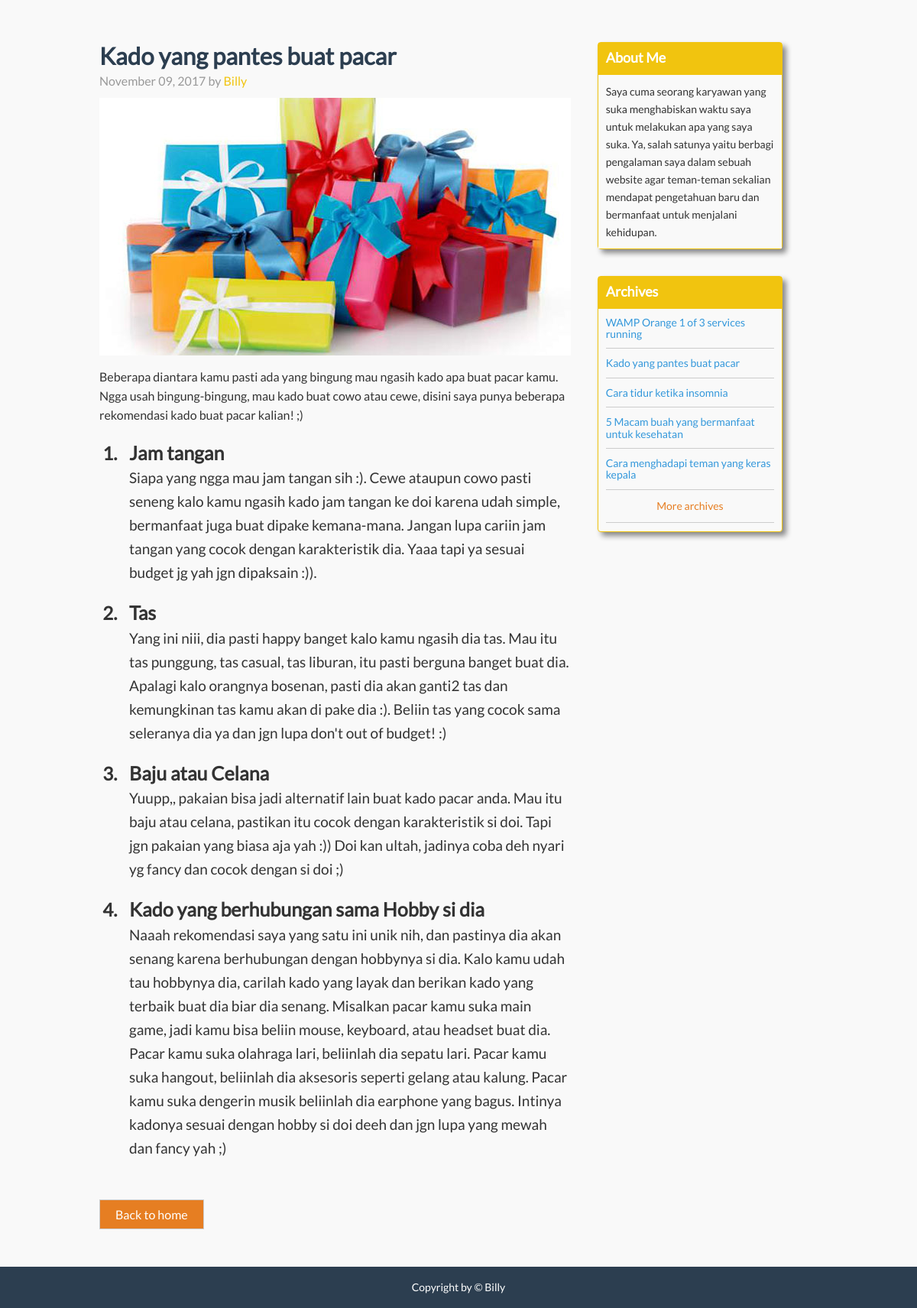
The app's page /kado-yang-pantes-buat-pacar with its own data.
### tables this page shows
CREATE TABLE IF NOT EXISTS `tutorial` (
  `id` int(5) NOT NULL AUTO_INCREMENT,
  `title` varchar(200) NOT NULL,
  `meta_description` varchar(500) NOT NULL,
  `meta_keywords` varchar(235) NOT NULL,
  `teaser` varchar(400) NOT NULL,
  `link` varchar(200) NOT NULL,
  `content` varchar(9999) NOT NULL,
  `created_at` date DEFAULT NULL,
  PRIMARY KEY (`id`),
  KEY `INDEX` (`id`)
);

### application/controllers/Home.php (called while the page is built, shortened)
<?php
class Home extends CI_Controller {
	public $chocho = '';
	public $chacha = '';
	public $chichi = '';
	public $robot = '';
	public function metaGenerator($boom){
		$this->chocho = ucfirst(str_replace("-"," ",$this->uri->segment(1)));
	    $this->chacha = "";
	    $this->chichi = "";
		$this->datas = $this->main_model->selectedPage($boom);
		$this->robot = "index, follow";
		if($this->uri->segment(1) == ''){
			$this->chocho = "Artikel bermanfaat / tips berguna untuk kehidupan sehari-hari";
		    $this->chacha = "artikel bermanfaat, artikel berguna, how to, tutorial, tips dan trik";
		    $this->chichi = "Website ini membahas semua artikel bermanfaat atau berbagai macam tips yang berguna untuk membantu memperlancar masalah kehidupan sehari-hari";
		}else if($this->uri->segment(1) == 'updpage' || $this->uri->segment(1) == 'addpage' || $this->uri->segment(1) == 'sakamento'){
			$this->chocho = "";
		    $this->robot = "noindex, nofollow";
		}else if($this->uri->segment(1) == 'list_archives'){
			$this->chocho = "List article tutorialhowtocara";
			$this->chacha = "list article tutorialhowtocara, list archive tutorialhowtocara, archives tutorialhowtocara";
			$this->chichi = "List archives or collection articles of tutorialhowtocara";
		}else{
			if(isset($this->datas['meta_keywords'])){
				$this->chocho = $this->datas['title'];
			    $this->chacha = $this->datas['meta_keywords'];
			    $this->chichi = $this->datas['meta_description'];
			}
		}
	}
	public function other($par){
		$data['full_data'] = $this->main_model->full_data();
		$data['archives'] = $this->main_model->half_archive();
		$data['datas'] = $this->main_model->selectedPage($par);
		$this->metaGenerator($par);
		$data['chocho'] = $this->chocho;
		$data['chacha'] = $this->chacha;
		$data['chichi'] = $this->chichi;
		$data['robot'] = $this->robot;
		if($par=='sakamento'){
			$data['content_page'] = $this->load->view('pages/sakamento',$data,TRUE);
		}else if($par == 'list_archives'){
			$data['content_page'] = $this->load->view('pages/list_archives',$data,TRUE);
		}else if($data['datas']==TRUE){
			$data['content_page'] = $this->load->view('pages/other_pages',$data,TRUE);
		}else{
			$data['content_page'] = $this->load->view('pages/page_not_found',$data,TRUE);
		}
		$this->load->view('index',$data);
	}
}

### index.php (called while the page is built, shortened)
<?php
require_once BASEPATH.'core/CodeIgniter.php';

### application/models/Main_model.php (called while the page is built, shortened)
<?php  if ( ! defined('BASEPATH')) exit('No direct script access allowed');
 class Main_model extends CI_Model {
  public function full_data() {
	$this->db->select('*');
	$this->db->from('tutorial');
	$this->db->order_by('id','desc');
	$query=$this->db->get();
  	return $query->result_array();
  }
  public function half_archive() {
	$this->db->select('*');
	$this->db->from('tutorial');
	$this->db->order_by('id','desc');
	$this->db->limit(5,0);
	$query=$this->db->get();
  	return $query->result_array();
  }
  public function selectedPage($link){
	$this->db->select('*');
	$this->db->from('tutorial');
  	$this->db->where('link', $link);
  	$query=$this->db->get();
  	return $query->row_array();
  }
}
?>

### application/views/index.php (the view, shortened to what this page needs)
<!DOCTYPE html>
<html lang="en">
  <link rel="stylesheet" type="text/css" href="<?php echo base_url();?>assets/css/bootstrap.min.css">
  <link rel="stylesheet" type="text/css" href="<?php echo base_url();?>assets/css/bootstrap-datetimepicker.min.css">
  <link rel="stylesheet" type="text/css" href="<?php echo base_url();?>assets/css/style.css">
  </head>
  <body>
    <div class="overlay_wrap">
    <div class="container">
      <div class="row rowa">
        <div class="col-sm-8 blog-main">
        <?php echo $content_page;?>
          <?php
          if($this->uri->segment(1)!=''){
          ?>
              <ol class="list-backhome">
                <li><a href="<?php echo base_url();?>">Back to home</a></li>
            </ol>
          <?php
          }
          ?>
        </div>
        <div class="col-sm-3 col-sm-offset-1 blog-sidebar">
          <div class="sidebar-module sidebar-module-inset">
            <h4 class="about_me">About Me</h4>
            <p>Saya cuma seorang karyawan yang suka menghabiskan waktu saya untuk melakukan apa yang saya suka. Ya, salah satunya yaitu berbagi pengalaman saya dalam sebuah website agar teman-teman sekalian mendapat pengetahuan baru dan bermanfaat untuk menjalani kehidupan.</p>
          </div>
          <div class="sidebar-module">
            <h4 class="archives">Archives</h4>
              <ol class="list-unstyled">
                <?php
                foreach($archives as $jaja){
                    if($this->uri->segment(1)==''){
                ?>
                    <li><a href="<?php echo $jaja['link'];?>"><h5><?php echo $jaja['title'];?></h5></li>
                <?php
                    }else{
                ?>
                    <li><a href="<?php echo $jaja['link'];?>"><h2><?php echo $jaja['title'];?></h2></li>
                <?php
                    }
                }
                ?>
                <li class="more_arch"><a href="list_archives">More archives</a></li>
              </ol>
          </div>
        </div>
      </div>
    </div>
    <footer>
      <p>Copyright by &#169; Billy</p>
    </footer>
    </div>
  </body>
</html>

### application/views/pages/other_pages.php
<?php
	$exp = explode("-",$datas['created_at']);
	if($exp[1]=='01'){
		$bln = 'Januari';
	}else if($exp[1]=='02'){
		$bln = 'Februari';
	}else if($exp[1]=='03'){
		$bln = 'Maret';
	}else if($exp[1]=='04'){
		$bln = 'April';
	}else if($exp[1]=='05'){
		$bln = 'Mei';
	}else if($exp[1]=='06'){
		$bln = 'Juni';
	}else if($exp[1]=='07'){
		$bln = 'Juli';
	}else if($exp[1]=='08'){
		$bln = 'Agustus';
	}else if($exp[1]=='09'){
		$bln = 'September';
	}else if($exp[1]=='10'){
		$bln = 'Oktober';
	}else if($exp[1]=='11'){
		$bln = 'November';
	}else if($exp[1]=='12'){
		$bln = 'Desember';
	}
	$datey = $bln." ".$exp[2].", ".$exp[0];
?>
	<div class="blog-post other_page" id="post_01">
		<h1><?php echo $datas['title'];?></h1>
		<p class="blog-post-meta"><?php echo $datey;?> by <a href="#">Billy</a></p>
	 	<img class="img_blog" src="<?php echo base_url()."assets/images/".$datas['id'];?>.jpg" width="100%" alt="<?php echo $datas['title'];?>" />
	 	<p class="parag"><?php echo $datas['teaser'];?></p>
		<?php echo $datas['content'];?>
	</div>

### assets/css/style.css (style rules this page uses)
h1, .h1, h2, .h2, h3, .h3, h4, .h4, h5, .h5, h6, .h6 { margin-top: 0; font-family: "Lato"; font-weight: normal; color: #333; }
@media (min-width: 1200px) { .container { width: 970px; } }
.blog-main { font-size: 16px; line-height: 1.5; }
.sidebar-module { margin: 0 -15px 35px; border-radius: 4px; border:solid 1px #f1c40f; background:#f9f9f9; box-shadow: 5px 5px 7px #888888; }
.sidebar-module-inset p:last-child, .sidebar-module-inset ul:last-child, .sidebar-module-inset ol:last-child { margin-bottom: 0; }
.sidebar-module > p { background: #f9f9f9; color:#333; padding: 0 10px 10px 10px; line-height: 23px; }
.blog-post { margin-bottom: 60px; }
.blog-post-meta { margin-top:1px; margin-bottom: 0; color: #999; }
.blog-post-meta a { color:#f1c40f; }
body { font-family: "Lato"; background: #f9f9f9; }
h1 { font-size: 38px; text-align: center; color: #333; font-weight: bold; }
.other_page h1 { font-size: 31px; color: #2c3e50; padding: 0 0 0 0; margin: 0 20px 2px 0; text-align: left; line-height: 37px; }
.overlay_wrap { width:100%; padding:0 0 100px 0; }
ul.list_1, ul.list_2 { list-style-type: decimal; margin:0; padding:0; font-size:24px; padding-left: 28px; color:#c1c1bf; }
footer { padding:17px 0; background:#2c3e50; position: fixed; bottom:0; width: 100%; }
footer p { text-align: center; color:#fff; margin-bottom:0; }
.list-unstyled { padding: 0 10px 0 10px; }
.list-unstyled > li { margin-bottom: 11px; border-bottom: solid 1px #ccc; padding-bottom: 11px; }
.list-unstyled > li h2 { font-size: 14px; color:#3498db; margin-bottom:0; }
.list-backhome { list-style-type:none; padding:0; margin-top:30px; }
.list-backhome > li { margin-bottom: 7px; }
.list-backhome > li > a { margin-bottom: 7px; border: solid 1px #ccc; padding: 9px 20px; background: #e67e22; color:#fff; }
.rowa { margin-top:55px; }
ul.list_2 li { margin-bottom: 20px; font-weight:bold; color:#333; padding-left: 11px; }
.more_arch { text-align: center; }
.more_arch > a { color:#e67e22; }
.parag { color:#333; margin-bottom: 20px; line-height: 25px; }
.list_2 h3 { font-size:25px; color: #333; margin: 0 0 0 0; font-weight: bold; margin-bottom: 3px; }
ul > li > p { font-size:19px; font-weight:normal; color:#333; line-height: 31px; }
.blog-sidebar { margin-left:20px; }
h4.archives, h4.about_me { color: #fff; font-weight: bold; background: #f1c40f; padding: 10px; border-bottom: solid 2px #f1c40f; }
.img_blog { margin: 10px 0 15px 0; }

### records on screen
tutorial: title "Kado yang pantes buat pacar", created_at "November 09, 2017", teaser "Beberapa diantara kamu pasti ada yang bingung mau ngasih kado apa buat pacar kamu. Ngga usah bingung-bingung, mau kado buat cowo atau cewe, disini saya punya beberapa rekomendasi kado buat pacar kalian! ;)", content "Jam tangan Siapa yang ngga mau jam tangan sih :). Cewe ataupun cowo pasti seneng kalo kamu ngasih kado jam tangan ke doi karena udah simple, bermanfaat juga buat dipake kemana-mana. Jangan lupa cariin jam tangan yang cocok dengan karakteristik dia. Yaaa tapi ya sesuai budget jg yah jgn dipaksain :)). Tas Yang ini niii, dia pasti happy banget kalo kamu ngasih dia tas. Mau itu tas punggung, tas casual, tas liburan, itu pasti berguna banget buat dia. Apalagi kalo orangnya bosenan, pasti dia akan ganti2 tas dan kemungkinan tas kamu akan di pake dia :). Beliin tas yang cocok sama seleranya dia ya dan jgn lupa don't out of budget! :) Baju atau Celana Yuupp,, pakaian bisa jadi alternatif lain buat…"
tutorial: title "WAMP Orange 1 of 3 services running"
tutorial: title "Cara tidur ketika insomnia"
tutorial: title "5 Macam buah yang bermanfaat untuk kesehatan"
tutorial: title "Cara menghadapi teman yang keras kepala"
